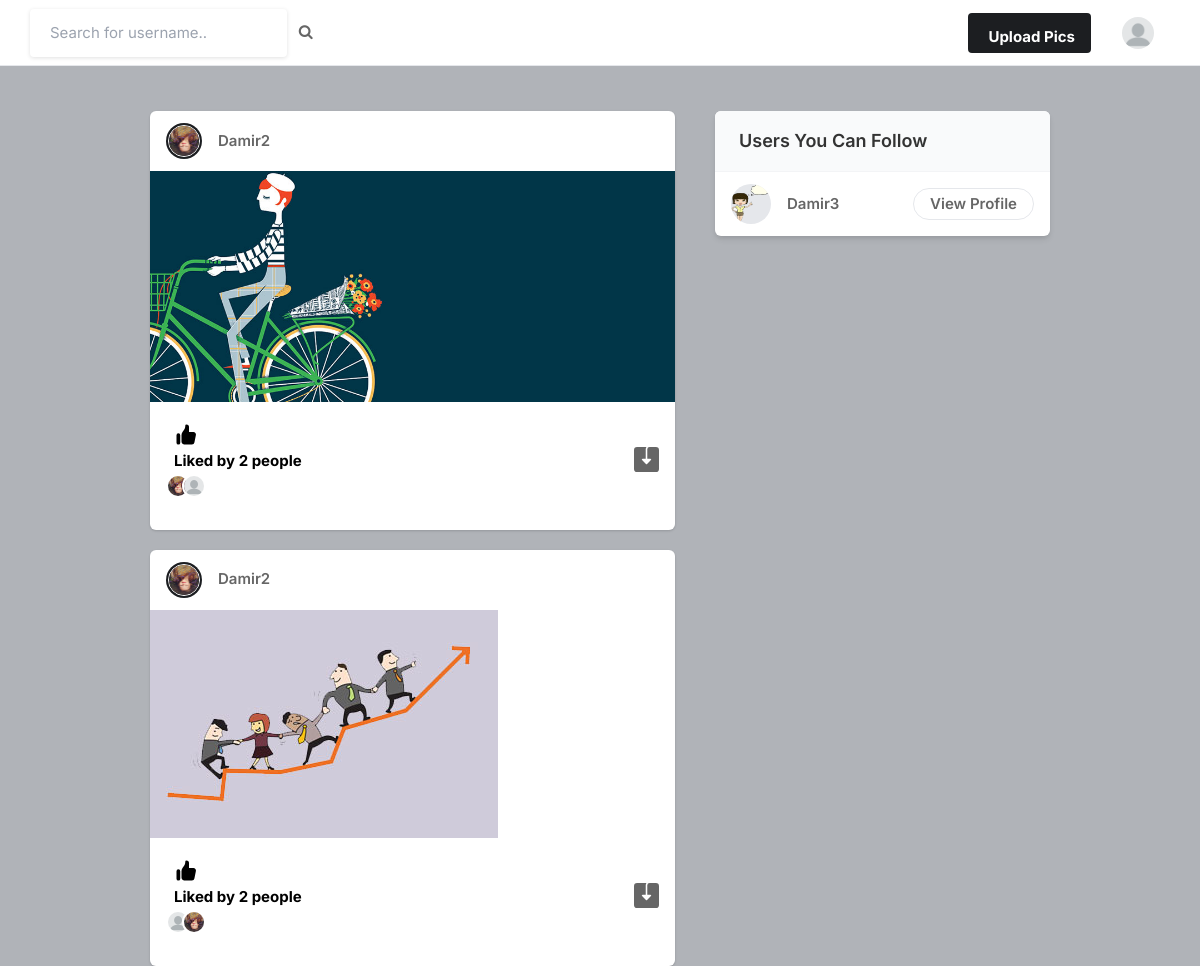
Screenshot of / (signed in) with the database file from the repository.
### core/models.py (models this page shows, shortened)
class Profile(models.Model):
    user = models.ForeignKey(User, on_delete=models.CASCADE)
    id_user = models.IntegerField()
    bio = models.TextField(blank=True)
    profileimg = models.ImageField(upload_to='profile_images', default='blank-profile-picture.png')
    location = models.CharField(max_length=100, blank=True)
    def __str__(self) -> str:
        return self.user.username

class Post(models.Model):
    id = models.UUIDField(primary_key=True, default=uuid.uuid4)
    user = models.ForeignKey(Profile, on_delete=models.CASCADE)
    image = models.ImageField(upload_to='post_images')
    caption = models.TextField()
    created_at = models.DateTimeField(default=datetime.now)
    no_of_likes = models.IntegerField(default=0)

class LikePost(models.Model):
    post_id = models.CharField(max_length=500)
    username = models.ForeignKey(Profile, on_delete=models.CASCADE)

### core/views.py (the view)
# urls.py: path('', views.index, name='index'),
@login_required(login_url='signin')
def index(request):
    user_object = User.objects.get(username=request.user.username)
    user_profile = Profile.objects.get(user=user_object)
    like_post = LikePost.objects.all()
    user_following_list = []
    feed = []
    user_following = FollowesCount.objects.filter(follower=request.user.username)
    for user in user_following:
        user_following_list.append(user.user)
    for username in user_following_list:
        user = User.objects.get(username=username)
        profile = Profile.objects.get(user=user)
        feed_lists = Post.objects.filter(user=profile)
        feed.append(feed_lists)
    feed_list = list(chain(*feed))
    all_users = User.objects.all()
    user_following_all = []
    for user in user_following:
        user_list = User.objects.get(username=user.user)
        user_following_all.append(user_list)
    new_suggestions_list = [x for x in list(all_users) if x not in list(user_following_all)]
    current_user = User.objects.filter(username=request.user.username)
    final_suggestion_list = [x for x in list(new_suggestions_list) if x not in list(current_user)]
    random.shuffle(final_suggestion_list)
    username_profile = []
    username_profile_list = []
    for user in final_suggestion_list:
        username_profile.append(user.id)
    for id in username_profile:
        profile_lists = Profile.objects.filter(id_user=id)
        username_profile_list.append(profile_lists)
    suggestions_username_profile_list = list(chain(*username_profile_list))
    return render(request, 'index.html', {'user_profile': user_profile, 'posts': feed_list, 'like_post': like_post, 'suggestions_username_profile_list': suggestions_username_profile_list[:4]})

### templates/index.html (shortened to what this page needs)
{% load static %}
<!DOCTYPE html>
<html lang="en">
<head>
    <link rel="stylesheet" href="{% static 'assets/css/icons.css' %}">
    <link rel="stylesheet" href="{% static 'assets/css/uikit.css' %}">
    <link rel="stylesheet" href="{% static 'assets/css/style.css' %}">
    <link rel="stylesheet" href="{% static 'assets/css/tailwind.css' %}">
    <link rel="stylesheet" href="https://cdnjs.cloudflare.com/ajax/libs/font-awesome/4.7.0/css/font-awesome.min.css">
</head>
<body>
            <header>
                <div class="header_inner">
                    <form action="/search" method="post">
                        <div class="left-side">
                            <input type="text" name="username" placeholder="Search for username..">&nbsp; &nbsp;
                            <button type="submit"><i class="fa fa-search fa-1x"></i></button>
                        </div>
                    </form>
                    <div class="right-side lg:pr-4">
                        <a href="#"
                            class="bg-pink-500 flex font-bold hidden hover:bg-pink-600 hover:text-white inline-block items-center lg:block max-h-10 mr-4 px-4 py-2 rounded shado text-white">
                              Upload Pics
                        </a>
                        <a href="#">
                            <img src="{{ user_profile.profileimg.url }}" class="header-avatar" alt="">
                        </a>
                    </div>
                </div>
            </header>
            <div class="container m-auto">
                <div class="lg:flex justify-center lg:space-x-10 lg:space-y-0 space-y-5">
                    <div class="space-y-5 flex-shrink-0 lg:w-7/12">
                        {% for post in posts reversed %}
                            <div class="bg-white shadow rounded-md  -mx-2 lg:mx-0">
                                <div class="flex justify-between items-center px-4 py-3">
                                    <div class="flex flex-1 items-center space-x-4">
                                        <a href="#">
                                            <div class="bg-gradient-to-tr from-yellow-600 to-pink-600 p-0.5 rounded-full">
                                                <img src="{{ post.user.profileimg.url }}" class="bg-gray-200 border border-white rounded-full w-8 h-8">
                                            </div>
                                        </a>
                                        <span class="block capitalize font-semibold "><a href="/profile/{{ post.userx }}">{{ post.user }}</a></span>
                                    </div>
                                <div>
                                    <a href="#"> <i class="icon-feather-more-horizontal text-2xl hover:bg-gray-200 rounded-full p-2 transition -mr-1 "></i> </a>
                                </div>
                                </div>
                                <div uk-lightbox>
                                    <a href="{{ post.image.url }}">
                                        <img src="{{ post.image.url }}" alt="">
                                    </a>
                                </div>
                                <div class="py-3 px-4 space-y-3">
                                    <div class="flex space-x-4 lg:font-bold">
                                        <a href="/like_post?post_id={{ post.id }}" class="flex items-center space-x-2">
                                            <div class="p-2 rounded-full text-black">
                                                {% if post.no_of_likes == 0 %}
                                                    <p>No likes</p>
                                                {% elif post.no_of_likes == 1 %}
                                                    <p>Liked by {{ post.no_of_likes }} person</p>
                                                {% else %}
                                                    <p>Liked by {{ post.no_of_likes }} people</p>
                                                {% endif %}
                                                <div class="flex items-center space-x-3">
                                                    <div class="flex items-center">
                                                        {% for like in like_post %}
                                                            {% if like.post_id == post.id|stringformat:"s" %}
                                                                <img src="{{ like.username.profileimg.url }}" alt="" class="w-6 h-6 rounded-full border-2 border-white {% if not forloop.first %}-ml-2{% endif %}">
                                                            {% endif %}
                                                        {% endfor %}
                                                    </div>
                                                </div>
                                            </div>
                                        </a>
                                        <a href="{{ post.image.url }}" class="flex items-center space-x-2 flex-1 justify-end" download="">
                                        </a>
                                    </div>
                                </div>
                            </div>
                        {% endfor %}
                    </div>
                    <div class="lg:w-5/12">
                        <div class="bg-white  shadow-md rounded-md overflow-hidden">
                            <div class="bg-gray-50  border-b border-gray-100 flex items-baseline justify-between py-4 px-6 ">
                                <h2 class="font-semibold text-lg">Users You Can Follow</h2>
                            </div>
                            <div class="divide-gray-300 divide-gray-50 divide-opacity-50 divide-y px-4 ">
                                {% for suggestion in suggestions_username_profile_list %}
                                    <div class="flex items-center justify-between py-3">
                                        <div class="flex flex-1 items-center space-x-4">
                                            <a href="/profile/{{ suggestion.user }}">
                                                <img src="{{ suggestion.profileimg.url }}" class="bg-gray-200 rounded-full w-10 h-10">
                                            </a>
                                            <div class="flex flex-col">
                                                <span class="block capitalize font-semibold"> {{ suggestion.user }} </span>
                                            </div>
                                        </div>
                                        <a href="/profile/{{ suggestion.user }}" class="border border-gray-200 font-semibold px-4 py-1 rounded-full hover:bg-pink-600 hover:text-white hover:border-pink-600 "> View Profile </a>
                                    </div>
                                {% endfor %}
                            </div>
                        </div>
                    </div>
                </div>
            </div>
</body>
</html>

### static/assets/css/style.css (style rules this page uses)
body { background-color: #B0B3B8!important; }
button { vertical-align: middle; }
input { height: 48px; line-height: 48px; padding: 0 20px; outline: none; font-size: 15px; color: #808080; max-width: 100%; width: 100%; -webkit-box-sizing: border-box; box-sizing: border-box; display: block; font-weight: 400; opacity: 1; border-radius: 4px; border: none; -webkit-box-shadow: 0 1px 4px 0px rgba(0, 0, 0, 0.12); box-shadow: 0 1px 4px 0px rgba(0, 0, 0, 0.12); }
input[type="text"], input[type="password"], input[type="email"], input[type="number"] { height: 48px; line-height: 48px; padding: 0 20px; outline: none; font-size: 15px; color: #808080; max-width: 100%; width: 100%; -webkit-box-sizing: border-box; box-sizing: border-box; display: block; font-weight: 400; opacity: 1; border-radius: 4px; border: none; -webkit-box-shadow: 0 1px 4px 0px rgba(0, 0, 0, 0.12); box-shadow: 0 1px 4px 0px rgba(0, 0, 0, 0.12); }
input { -webkit-transition: all 0.1s ease-in-out; transition: all 0.1s ease-in-out; }
::placeholder { color: #808080; opacity: 1; }
button { border: none; margin: 0; padding: 0; width: auto; overflow: visible; background: transparent; color: inherit; font: inherit; line-height: normal; cursor: pointer; }
a { color: #be185d; -webkit-transition: 0.3s; transition: 0.3s; outline: none !important; }
button { outline: none !important; }
img { max-width: 100%; }
body { color: #666; font-size: 15px; line-height: 27px; background-color: #f0f2f5; font-family: "Inter", sans-serif; text-transform: none; }
body p { font-size: 15px; line-height: 27px; }
h1, h2, h3, h4, h5, h6 { font-family: "Inter", sans-serif; text-transform: none; }
input[type="text"], input[type="password"], input[type="email"] { font-family: "Inter", sans-serif; text-transform: none; }
button, body .pac-container { font-family: "Inter", sans-serif; text-transform: none; }
h1, h2, h3, h4, h5, h6 { color: #333; font-weight: 500; margin: 0; padding: 0; }
h2 { font-size: 26px; }
@media (min-width: 1024px) { .container { max-width: 900px !important; padding-top: 45px; } }
header { background-color: #fff; left: 0; right: 0; top: 0; z-index: 99; height: 66px; display: -webkit-box; display: -ms-flexbox; display: flex; -webkit-box-align: center; -ms-flex-align: center; align-items: center; border-bottom: 1px solid #e5e7eb; }
header .header_inner { display: -webkit-box; display: -ms-flexbox; display: flex; -webkit-box-align: center; -ms-flex-align: center; align-items: center; max-width: 1090px; margin: auto; width: 100%; max-width: 100% !important; padding: 0 30px; }
header .header_inner .left-side { display: -webkit-box; display: -ms-flexbox; display: flex; -webkit-box-align: center; -ms-flex-align: center; align-items: center; }
header .header_inner .right-side { display: -webkit-box; display: -ms-flexbox; display: flex; -webkit-box-align: center; -ms-flex-align: center; align-items: center; -webkit-box-pack: end; -ms-flex-pack: end; justify-content: flex-end; margin-left: auto; }
header .header_inner .right-side .header-avatar { width: 32px; height: 32px; border-radius: 100%; margin-left: 15px; }

### rows the page displays
Profile: profileimg (placeholder picture)
Post: user.profileimg (picture), user "Damir2", image (picture), no_of_likes "2"
LikePost: username.profileimg (picture)
LikePost: username.profileimg (placeholder picture)
Post: user.profileimg (picture), user "Damir2", image (picture), no_of_likes "2"
LikePost: username.profileimg (placeholder picture)
LikePost: username.profileimg (picture)
Profile: profileimg (picture), user "Damir3"
